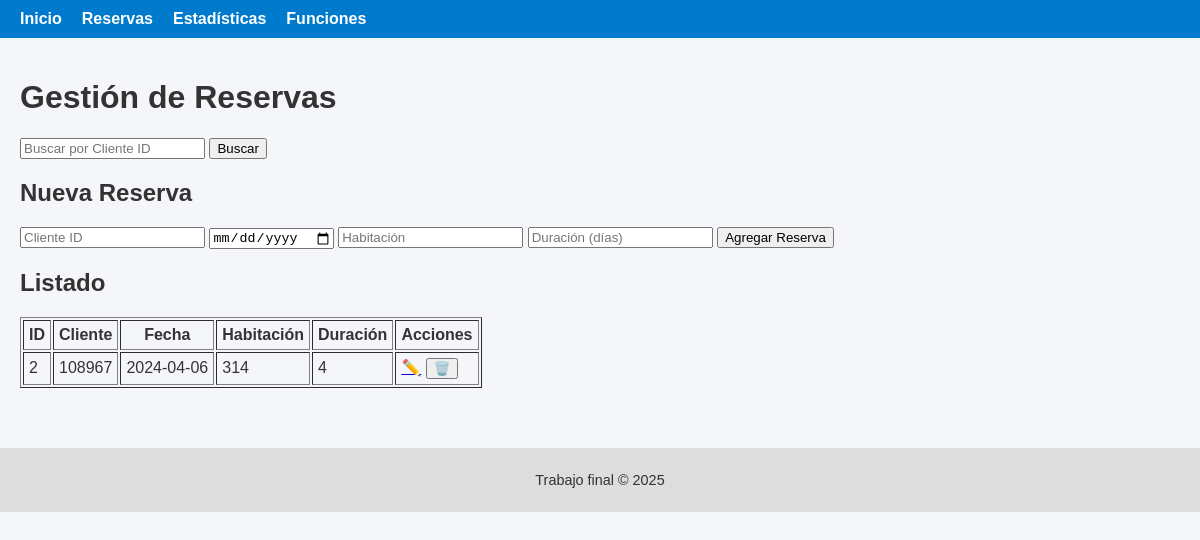
The page /reservas?cliente_id=108967 on the database its author committed.
### app/models.py (models this page shows)
class Reserva(db.Model):
    __tablename__ = 'reservas'
    id = db.Column(db.Integer, primary_key=True)
    cliente_id = db.Column(db.Integer, nullable=False)
    fecha = db.Column(db.String(10), nullable=False)
    habitacion = db.Column(db.Integer, nullable=False)
    duracion = db.Column(db.Integer, nullable=False)

### app/routes/crud.py (the view, shortened to what this page needs)
@bp.route('/reservas', methods=['GET', 'POST'])
def reservas():
    filtro_id = request.args.get('cliente_id')
    if filtro_id:
        reservas = Reserva.query.filter_by(cliente_id=filtro_id).all()
    else:
        reservas = Reserva.query.all()
    return render_template('reservas.html', reservas=reservas)

### app/templates/reservas.html (shortened to what this page needs)
{% extends 'base.html' %}
{% block content %}
<h1>Gestión de Reservas</h1>
<form method="get" action="{{ url_for('crud.reservas') }}">
    <input type="text" name="cliente_id" placeholder="Buscar por Cliente ID">
    <button type="submit">Buscar</button>
</form>
<h2>Nueva Reserva</h2>
<form method="post" action="{{ url_for('crud.reservas') }}">
    <input type="number" name="cliente_id" placeholder="Cliente ID" required>
    <input type="date" name="fecha" required>
    <input type="number" name="habitacion" placeholder="Habitación" required>
    <input type="number" name="duracion" placeholder="Duración (días)" required>
    <button type="submit">Agregar Reserva</button>
</form>
<h2>Listado</h2>
<table border="1" cellpadding="5">
    <thead>
        <tr>
            <th>ID</th>
            <th>Cliente</th>
            <th>Fecha</th>
            <th>Habitación</th>
            <th>Duración</th>
            <th>Acciones</th>
        </tr>
    </thead>
    <tbody>
        {% for r in reservas %}
        <tr>
            <td>{{ r.id }}</td>
            <td>{{ r.cliente_id }}</td>
            <td>{{ r.fecha }}</td>
            <td>{{ r.habitacion }}</td>
            <td>{{ r.duracion }}</td>
            <td>
                <a href="{{ url_for('crud.editar_reserva', id=r.id) }}">✏️</a>
                <form method="post" action="{{ url_for('crud.borrar_reserva', id=r.id) }}" style="display:inline;">
                    <button type="submit" onclick="return confirm('¿Borrar esta reserva?')">🗑️</button>
                </form>
            </td>
        </tr>
        {% endfor %}
    </tbody>
</table>
{% endblock %}

### app/static/css/main.css (style rules this page uses)
body { font-family: Arial, sans-serif; margin: 0; padding: 0; background-color: #f4f6f9; color: #333; }

### rows shown on the page
Reserva: id "2", cliente_id "108967", fecha "2024-04-06", habitacion "314", duracion "4"
